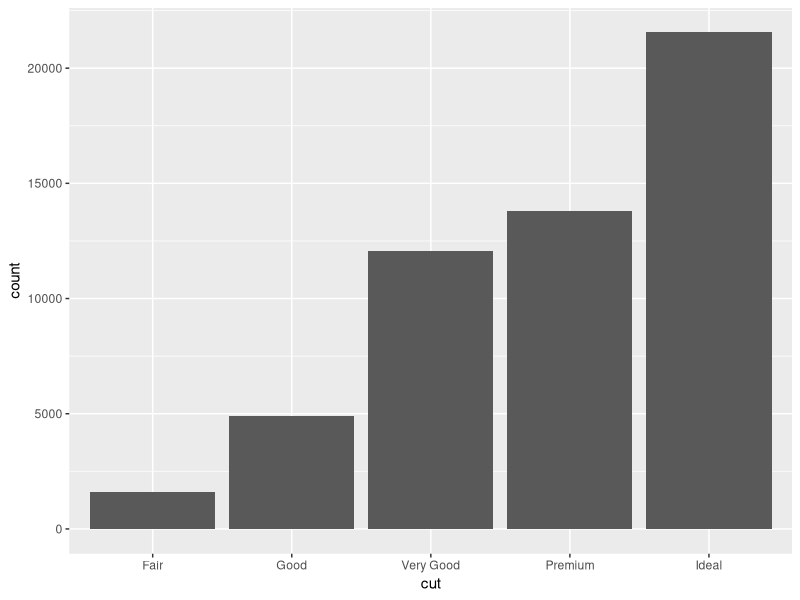
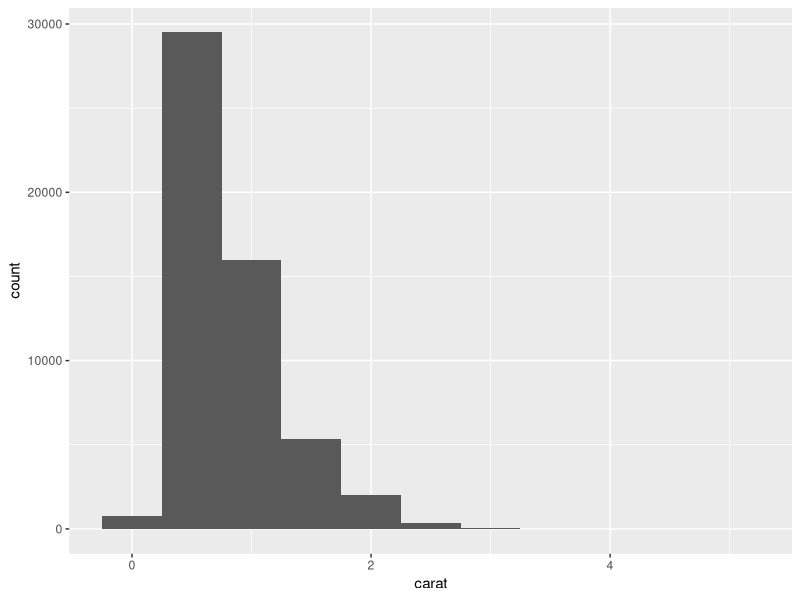
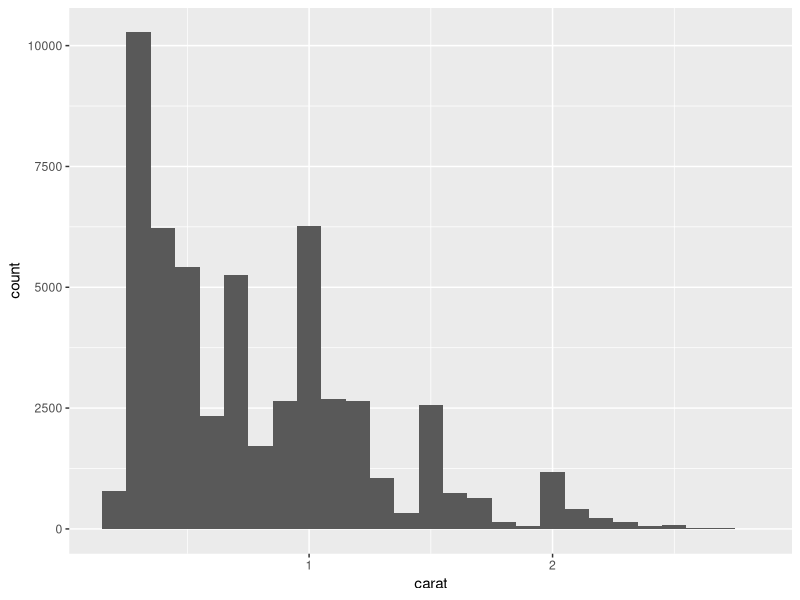
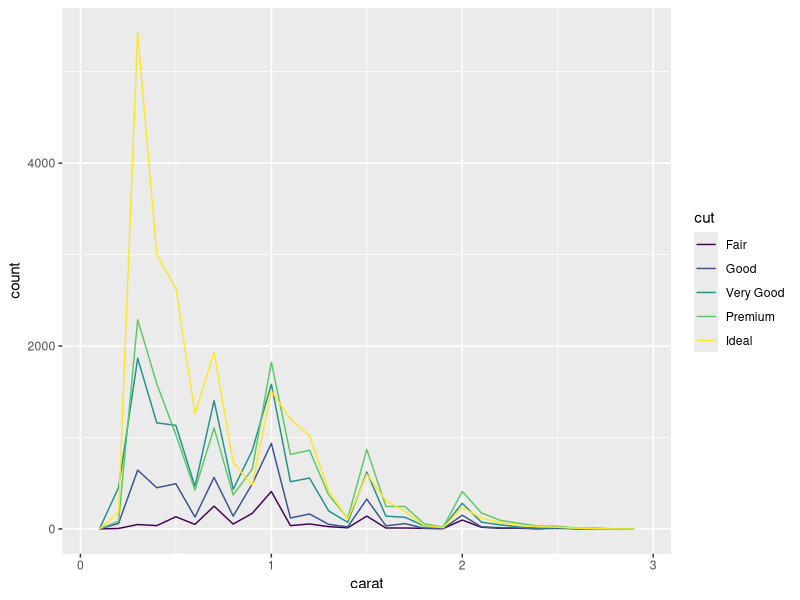
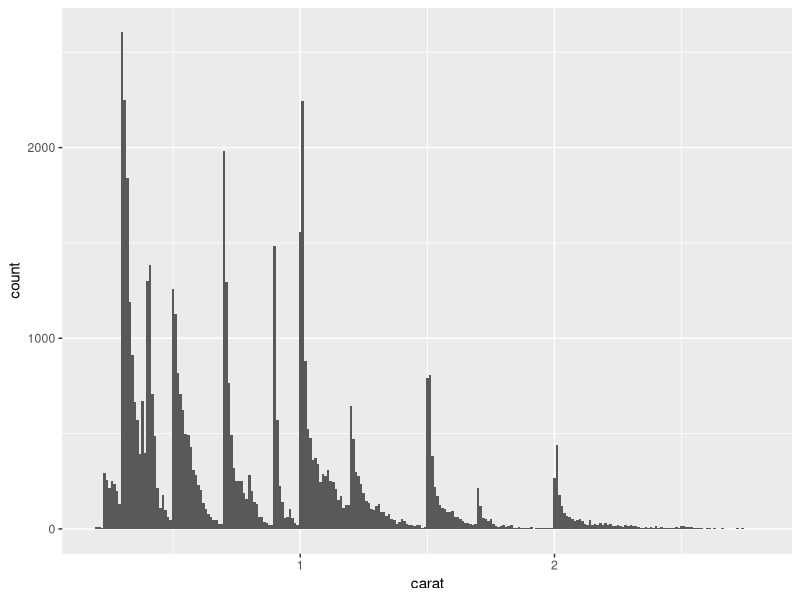
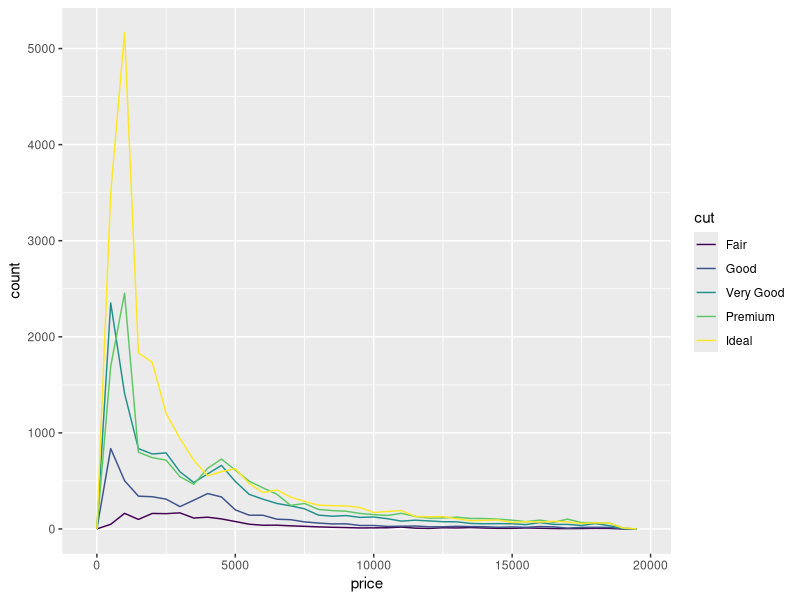
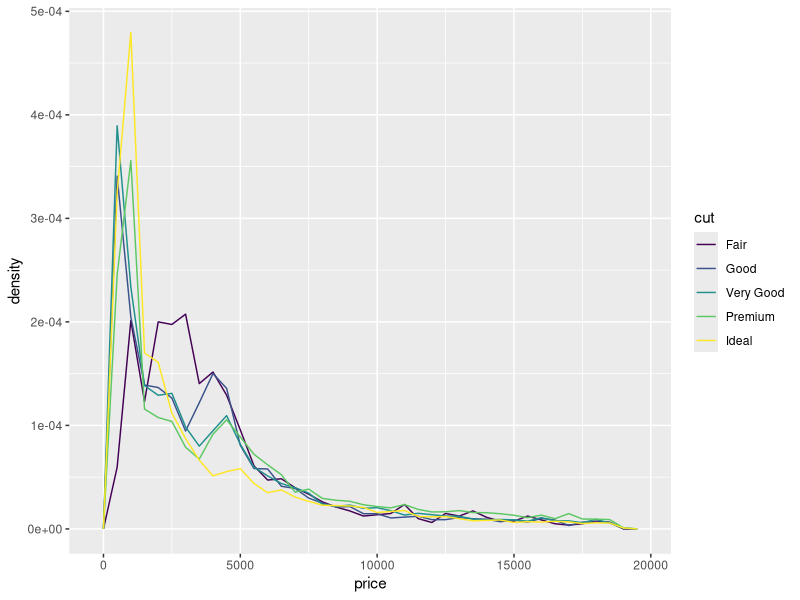
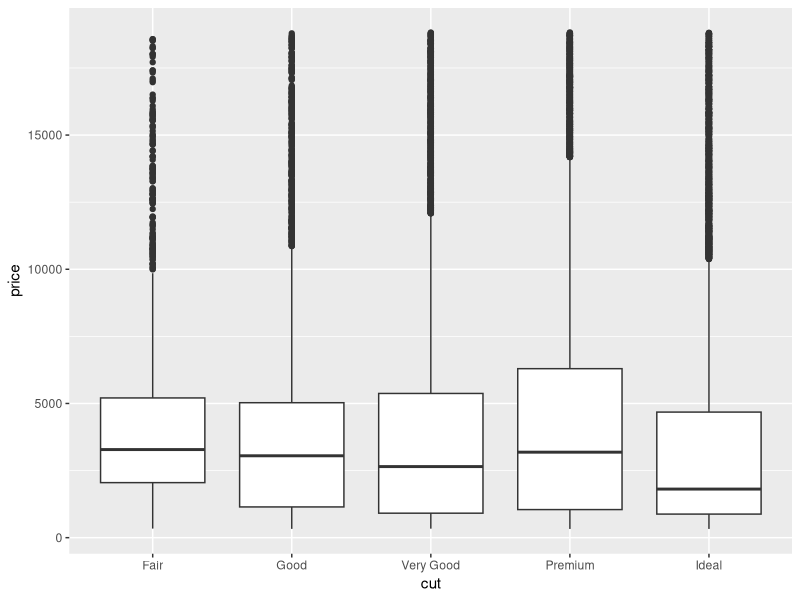

Write R code to recreate these figures, in order.
#-------------------------------------
# Exploratory Data Analysis EDA October 5, 2020
#-------------------------------------
# Think of EDA as a research and development process where you open your mind to what is possible to find in this space.
# There are generally two types of question to ask about the data:
# 1- How much do things change? why?
# 2- What variables affect that change?

library(tidyverse)

# discrete Variable
ggplot(data = diamonds)+
  geom_bar(mapping = aes(x=cut))

# countinous Variables
?geom_histogram
ggplot(data = diamonds)+
  geom_histogram(mapping = aes(x = carat),binwidth=0.5)

#changing Bin Size
(smaller<- diamonds %>%
    filter(carat<3))

ggplot(data = smaller, mapping = aes(x=carat))+
  geom_histogram(binwidth = 0.1)

# Overlaying different histogram
ggplot(data=smaller, mapping = aes(x=carat, color=cut))+
  geom_freqpoly(binwidth=0.1)

# Question after seeing a graph
ggplot(data=smaller, mapping=aes(x=carat))+
  geom_histogram(binwidth = 0.01)

# why there is more diamond to the right of the peek than the left?
# seem like the distribution is going down then significan there is a peek then slowling going down?
# is it because it is easy to cut that size or 
# what is exactly making this?

#-------------------------------------
# the other type of question is how thing change and why?
# Covariation
#-------------------------------------
# Countinous Variables
# count not very helpful since each cut has different count
ggplot(data=diamonds, mapping = aes(x=price))+
  geom_freqpoly(mapping=aes(color=cut),binwidth=500)

# Adding density instead of count
View(diamonds)
??..density..
ggplot(data = diamonds, mapping = aes(x=price, y=..density..))+
  geom_freqpoly(mapping = aes(color=cut),binwidth=500)

# Box Plots
# notice that mean premium cut price is higher than mean ideal cut price? why?
ggplot(data=diamonds, mapping = aes(x=cut,y=price))+
  geom_boxplot()

# Categorical Values 
ggplot(data=diamonds)+
  geom_count(mapping = aes(x=cut,y=color))

diamonds %>%
  count(color, cut) %>%
  ggplot(mapping = aes(x=color, y=cut))+
  geom_tile(mapping = aes(fill=n))

# Continous Variables
ggplot(data=diamonds)+
  geom_point(mapping = aes(x=carat,y=price))

#Tile 2D
ggplot(data=smaller)+
  geom_bin2d(mapping = aes(x=carat,y=price))

# add boxplot to it to understand it
ggplot(data=smaller,mapping = aes(x=carat,y=price))+
  geom_boxplot(mapping = aes(group = cut_width(carat,0.1)))




